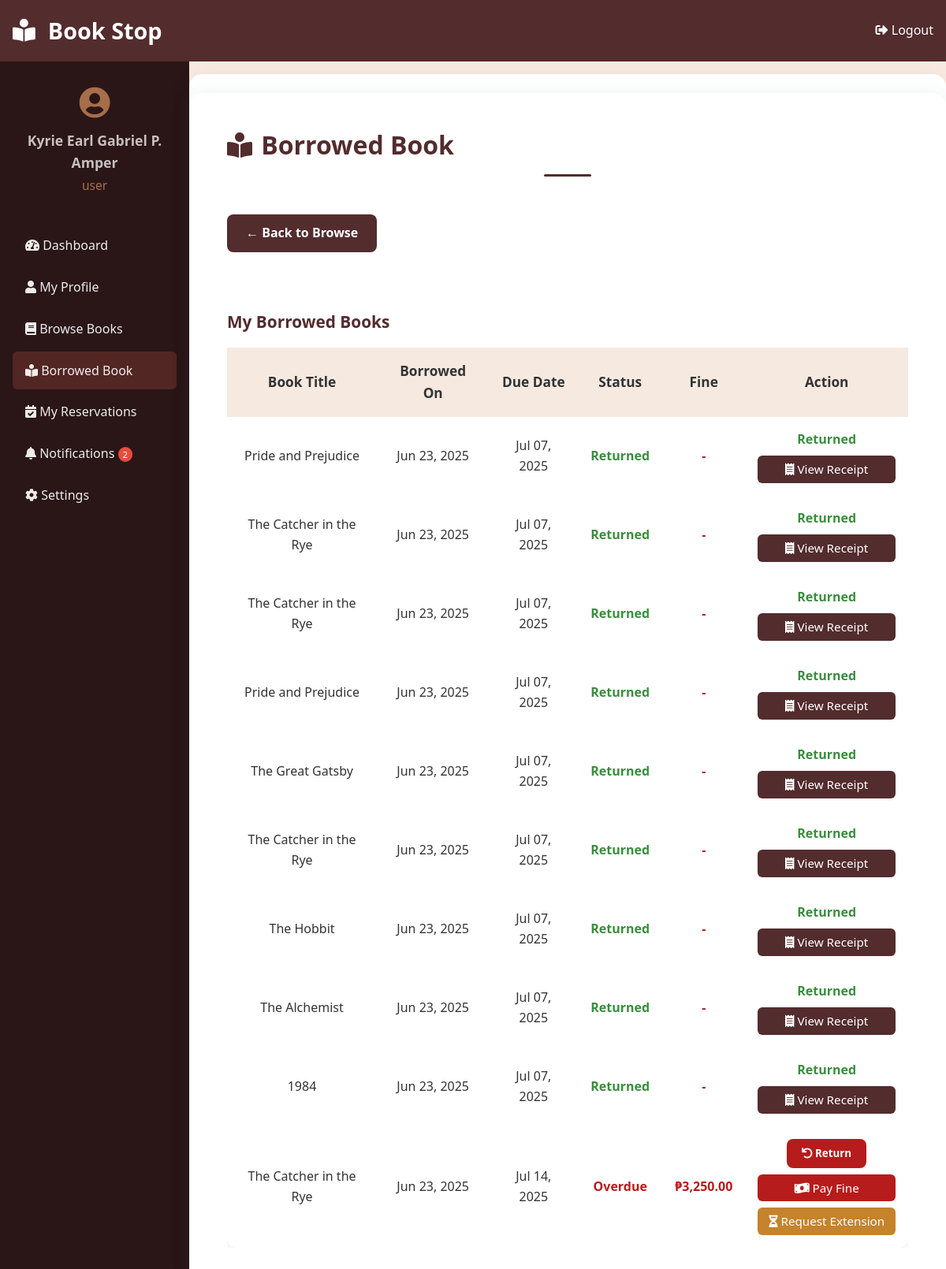
Page /borrow-book.php (signed in) on the committed database.
### tables this page shows
CREATE TABLE `users` (
  `user_id` int(11) NOT NULL,
  `full_name` varchar(100) NOT NULL,
  `email` varchar(100) NOT NULL,
  `password` varchar(255) NOT NULL,
  `user_type` enum('user','admin') DEFAULT 'user',
  `registered_at` datetime DEFAULT current_timestamp()
);

CREATE TABLE `borrow_records` (
  `borrow_id` int(11) NOT NULL,
  `user_id` int(11) DEFAULT NULL,
  `book_id` int(11) DEFAULT NULL,
  `borrow_date` date DEFAULT curdate(),
  `due_date` date DEFAULT NULL,
  `return_date` date DEFAULT NULL,
  `status` enum('borrowed','returned','overdue') DEFAULT 'borrowed',
  `fine_paid` float DEFAULT 0,
  `fine_paid_date` datetime DEFAULT NULL
);

CREATE TABLE `books` (
  `book_id` int(11) NOT NULL,
  `title` varchar(150) NOT NULL,
  `author` varchar(100) DEFAULT NULL,
  `category` varchar(50) DEFAULT NULL,
  `isbn` varchar(20) DEFAULT NULL,
  `total_copies` int(11) DEFAULT 1,
  `book_fine` int(11) NOT NULL,
  `available_copies` int(11) DEFAULT 1,
  `published_year` year(4) DEFAULT NULL,
  `cover_image` varchar(255) DEFAULT NULL,
  `is_ebook` tinyint(1) DEFAULT 0,
  `ebook_file` varchar(255) DEFAULT NULL,
  `description` text DEFAULT NULL,
  `published_date` date DEFAULT NULL
);

### borrow-book.php (the view, shortened to what this page needs)
<?php
require_once 'config.php';
$user_id = (int)$_SESSION['user_id'];
$stmt = $conn->prepare("SELECT COUNT(*) as count FROM notifications WHERE user_id = ? AND is_read = 0");
$stmt->bind_param("i", $user_id);
$stmt->execute();
$result = $stmt->get_result();
$unread_notifications = $result->fetch_assoc()['count'];
$stmt = $conn->prepare("SELECT full_name, email, user_type FROM users WHERE user_id = ?");
$stmt->bind_param("i", $user_id);
$stmt->execute();
$result = $stmt->get_result();
$user = $result->fetch_assoc();
?>
<!DOCTYPE html>
<html lang="en">
<head>
    <link rel="stylesheet" href="style.css">
    <link rel="stylesheet" href="https://cdnjs.cloudflare.com/ajax/libs/font-awesome/5.15.4/css/all.min.css">
</head>
<body>
    <header class="dashboard-header">
        <h1><i class="fas fa-book-reader"></i> <a href="student_page.php" class="home-btn" style="color:inherit;text-decoration:none;">Book Stop</a></h1>
        <a href="login_register.php?logout=1" class="logout-btn">
            <i class="fas fa-sign-out-alt"></i> Logout
        </a>
    </header>
    <div class="dashboard-layout">
        <div class="dashboard-sidebar">
            <div class="user-info">
                <i class="fas fa-user-circle"></i>
                <h3><?= htmlspecialchars($user['full_name'] ?? 'User') ?></h3>
                <p><?= htmlspecialchars($user['user_type'] ?? 'User') ?></p>
            </div>
            <nav>
                <ul class="sidebar-menu">
                    <li><a href="student_page.php" class="nav-link<?= basename($_SERVER['PHP_SELF']) == 'student_page.php' ? ' active' : '' ?>"><i class="fas fa-tachometer-alt"></i> Dashboard</a></li>
                    <li><a href="my-profile.php" class="nav-link<?= basename($_SERVER['PHP_SELF']) == 'my-profile.php' ? ' active' : '' ?>"><i class="fas fa-user"></i> My Profile</a></li>
                    <li><a href="catalog.php" class="nav-link<?= basename($_SERVER['PHP_SELF']) == 'catalog.php' ? ' active' : '' ?>"><i class="fas fa-book"></i> Browse Books</a></li>
                    <li><a href="borrow-book.php" class="nav-link<?= basename($_SERVER['PHP_SELF']) == 'borrow-book.php' ? ' active' : '' ?>"><i class="fas fa-book-reader"></i> Borrowed Book </a></li>
                    <li><a href="my-reservation.php" class="nav-link<?= basename($_SERVER['PHP_SELF']) == 'my-reservation.php' ? ' active' : '' ?>"><i class="fas fa-calendar-check"></i> My Reservations</a></li>
                    <li><a href="notifications.php" class="nav-link<?= basename($_SERVER['PHP_SELF']) == 'notifications.php' ? ' active' : '' ?>"><i class="fas fa-bell"></i> Notifications <?php if ($unread_notifications > 0): ?><span style="background:#e74c3c;color:#fff;padding:2px 6px;border-radius:10px;font-size:0.7rem;"><?= $unread_notifications ?></span><?php endif; ?></a></li>
                    <li><a href="settings.php" class="nav-link<?= basename($_SERVER['PHP_SELF']) == 'settings.php' ? ' active' : '' ?>"><i class="fas fa-cog"></i> Settings</a></li>
                </ul>
            </nav>
        </div>
        <div class="dashboard-main">
            <div class="borrow-container">
                <h2 style="margin-bottom:1.5rem; color:#532c2e; display:flex; align-items:center; gap:0.7rem;">
                    <i class="fas fa-book-reader"></i> Borrowed Book
                </h2>
                <a href="catalog.php" class="back-link" style="margin-bottom:2rem; display:inline-block;">&larr; Back to Browse</a>
                <div style="margin:2.5rem auto 0 auto; max-width: 1200px; width: 100%;">
                    <h3 style="margin-bottom: 1rem; color: #532c2e; font-size:1.3rem;">My Borrowed Books</h3>
                    <div style="overflow-x:auto;">
                        <table class="reservation-table" style="width:100%; background:#fff; border-radius:12px; box-shadow:0 2px 12px rgba(44,62,80,0.10); border-collapse:separate; border-spacing:0;">
                            <thead>
                                <tr style="background:#f5e9e0;">
                                    <th style="padding:1rem; text-align:center; font-size:1.08rem;">Book Title</th>
                                    <th style="padding:1rem; text-align:center; font-size:1.08rem;">Borrowed On</th>
                                    <th style="padding:1rem; text-align:center; font-size:1.08rem;">Due Date</th>
                                    <th style="padding:1rem; text-align:center; font-size:1.08rem;">Status</th>
                                    <th style="padding:1rem; text-align:center; font-size:1.08rem;">Fine</th>
                                    <th style="padding:1rem; text-align:center; font-size:1.08rem;">Action</th>
                                </tr>
                            </thead>
                            <tbody>
                <?php
                $stmt = $conn->prepare("SELECT b.title, br.borrow_date, br.due_date, br.return_date, b.book_fine, br.borrow_id, br.fine_paid
                    FROM borrow_records br
                    JOIN books b ON br.book_id = b.book_id
                    WHERE br.user_id = ?
                    ORDER BY br.borrow_date DESC");
                $stmt->bind_param("i", $user_id);
                $stmt->execute();
                $result = $stmt->get_result();
                if ($result && $result->num_rows > 0) {
                    while ($row = $result->fetch_assoc()) {
                        $status = $row['return_date'] ? 'Returned' : (strtotime($row['due_date']) < time() ? 'Overdue' : 'Borrowed');
                        $status_color = $row['return_date'] ? '#388e3c' : (strtotime($row['due_date']) < time() ? '#b71c1c' : '#C5832B');
                        $fine = '-';
                        if (!$row['return_date'] && strtotime($row['due_date']) < time() && $row['book_fine'] > 0) {
                            $days_overdue = (new DateTime())->diff(new DateTime($row['due_date']))->days;
                            $fine = '₱' . number_format($days_overdue * $row['book_fine'], 2);
                        } elseif ($row['return_date'] && strtotime($row['due_date']) < strtotime($row['return_date']) && $row['book_fine'] > 0) {
                            $days_overdue = (new DateTime($row['return_date']))->diff(new DateTime($row['due_date']))->days;
                            $fine = '₱' . number_format($days_overdue * $row['book_fine'], 2);
                        }
                        echo "<tr style='border-bottom:1px solid #f0e6db;'>";
                        echo "<td style='padding:1rem; text-align:center;'>" . htmlspecialchars($row['title']) . "</td>";
                        echo "<td style='padding:1rem; text-align:center;'>" . htmlspecialchars(date('M d, Y', strtotime($row['borrow_date']))) . "</td>";
                        echo "<td style='padding:1rem; text-align:center;'>" . htmlspecialchars(date('M d, Y', strtotime($row['due_date']))) . "</td>";
                        echo "<td style='padding:1rem; color: $status_color; font-weight:600; text-align:center;'>" . $status . "</td>";
                        echo "<td style='padding:1rem; text-align:center; color:#b71c1c; font-weight:600;'>" . $fine . "</td>";
                        if (!$row['return_date']) {
                            echo "<td style='padding:1rem; text-align:center;'>
                                <form method='post' action='return-book.php' style='display:inline;'>
                                    <input type='hidden' name='borrow_id' value='" . $row['borrow_id'] . "'>
                                    <button type='submit' class='return-btn' onclick='return confirm(\"Return this book?\")'>
                                        <i class='fas fa-undo'></i> Return
                                    </button>
                                </form>";
                            if (strtotime($row['due_date']) < time() && $row['book_fine'] > 0 && empty($row['fine_paid'])) {
                                echo "<br><a href='payment.php?borrow_id=" . $row['borrow_id'] . "' class='btn' style='margin-top:0.5rem;display:inline-block;padding:0.3rem 0.8rem;font-size:0.95rem;background:#b71c1c;color:#fff;border-radius:6px;text-decoration:none;'>
                                        <i class='fas fa-money-bill-wave'></i> Pay Fine
                                    </a>";
                            }
                            $ext_stmt = $conn->prepare("SELECT * FROM extension_requests WHERE user_id = ? AND book_id = (SELECT book_id FROM borrow_records WHERE borrow_id = ?) AND status = 'pending'");
                            $ext_stmt->bind_param("ii", $user_id, $row['borrow_id']);
                            $ext_stmt->execute();
                            $already_requested = $ext_stmt->get_result()->num_rows > 0;
                            if ($already_requested) {
                                echo "<br><span style='display:inline-block;margin-top:0.5rem;padding:0.3rem 0.8rem;font-size:0.95rem;background:#f5e9e0;color:#b71c1c;border-radius:6px;'>
                                        <i class='fas fa-hourglass-half'></i> Extension Requested
                                    </span>";
                            } else {
                                echo "<br><button type='button' class='btn' style='background:#C5832B;color:#fff;padding:0.3rem 0.8rem;font-size:0.95rem;border-radius:6px;margin-top:0.5rem;' onclick='openExtensionForm(" . $row['borrow_id'] . ", " . $row['book_fine'] . ", \"" . htmlspecialchars($row['title']) . "\")'>
                                        <i class='fas fa-hourglass-half'></i> Request Extension
                                    </button>";
                            }
                            echo "</td>";
                        } else {
                            $fine_paid = ($row['book_fine'] > 0 && strtotime($row['due_date']) < strtotime($row['return_date']));
                            if ($fine_paid) {
                                echo "<td style='padding:1rem; text-align:center;'>
                                        <span style='color:#388e3c; font-weight:600;'>Returned<br><span style='color:#b71c1c; font-weight:500;'>Fine Paid</span></span><br>
                                        <a href='receipt.php?borrow_id=" . $row['borrow_id'] . "' class='btn' style='margin-top:0.5rem;display:inline-block;padding:0.3rem 0.8rem;font-size:0.95rem;background:#532c2e;color:#fff;border-radius:6px;text-decoration:none;'>
                                            <i class='fas fa-receipt'></i> View Receipt
                                        </a>
                                    </td>";
                            } else {
                                echo "<td style='padding:1rem; text-align:center; color:#388e3c; font-weight:600;'>
                                        Returned<br>
                                        <a href='receipt.php?borrow_id=" . $row['borrow_id'] . "' class='btn' style='margin-top:0.5rem;display:inline-block;padding:0.3rem 0.8rem;font-size:0.95rem;background:#532c2e;color:#fff;border-radius:6px;text-decoration:none;'>
                                            <i class='fas fa-receipt'></i> View Receipt
                                        </a>
                                    </td>";
                            }
                        }
                        echo "</tr>";
                    }
                } else {
                    echo "<tr><td colspan='6' style='padding:2rem; text-align:center; color:#888;'>No borrowed books found.</td></tr>";
                }
                ?>
                            </tbody>
                        </table>
                    </div>
                </div>
            </div>
        </div>
    </div>
</body>
</html>

### rows in the picture
users: full_name "Kyrie Earl Gabriel P. Amper", user_type "user"
borrow_records: book.title "Pride and Prejudice", borrow_date "Jun 23, 2025", due_date "Jul 07, 2025", return_date "Returned", fine "-"
borrow_records: book.title "The Catcher in the Rye", borrow_date "Jun 23, 2025", due_date "Jul 07, 2025", return_date "Returned", fine "-"
borrow_records: book.title "The Catcher in the Rye", borrow_date "Jun 23, 2025", due_date "Jul 07, 2025", return_date "Returned", fine "-"
borrow_records: book.title "Pride and Prejudice", borrow_date "Jun 23, 2025", due_date "Jul 07, 2025", return_date "Returned", fine "-"
borrow_records: book.title "The Great Gatsby", borrow_date "Jun 23, 2025", due_date "Jul 07, 2025", return_date "Returned", fine "-"
borrow_records: book.title "The Catcher in the Rye", borrow_date "Jun 23, 2025", due_date "Jul 07, 2025", return_date "Returned", fine "-"
borrow_records: book.title "The Hobbit", borrow_date "Jun 23, 2025", due_date "Jul 07, 2025", return_date "Returned", fine "-"
borrow_records: book.title "The Alchemist", borrow_date "Jun 23, 2025", due_date "Jul 07, 2025", return_date "Returned", fine "-"
borrow_records: book.title "1984", borrow_date "Jun 23, 2025", due_date "Jul 07, 2025", return_date "Returned", fine "-"
borrow_records: book.title "The Catcher in the Rye", borrow_date "Jun 23, 2025", due_date "Jul 14, 2025", status "Overdue", due_date.book_fine "₱3,250.00"

### other values in the picture
$unread_notifications "2"
